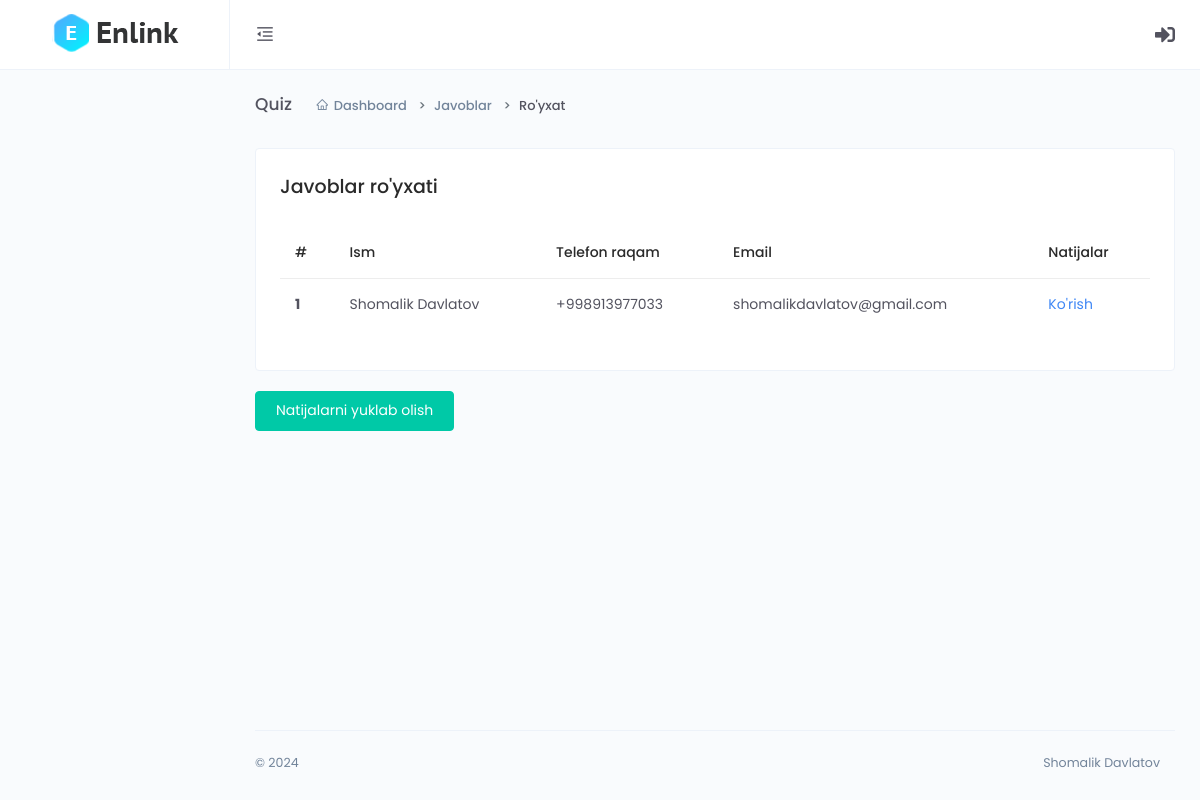
Page /dashboard/answer-list/qevwZksxVgtOrl9/ on the earlier database version.
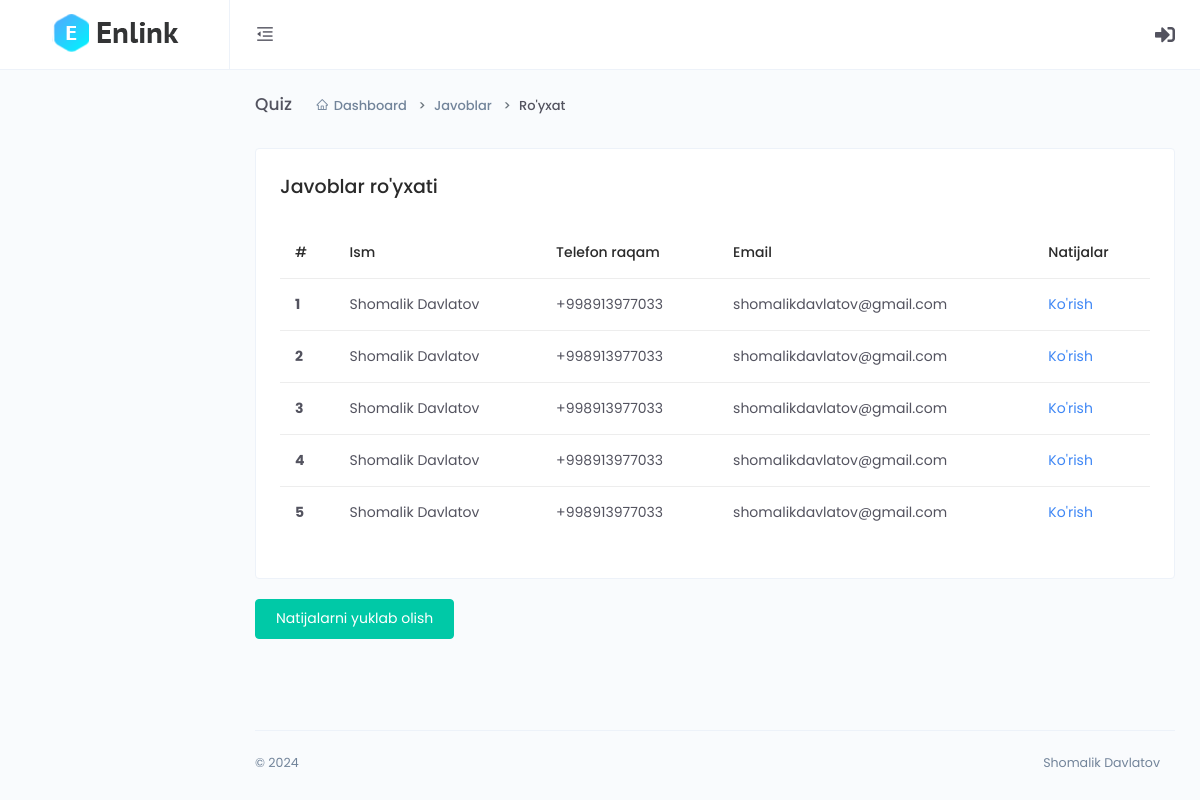
Same page on the later database version.
### main/models.py (models this page shows, shortened)
class CodeGenerate(models.Model):
    code = models.CharField(max_length=255, blank=True,unique=True)
    class Meta:
        abstract = True

class Answer(CodeGenerate):
    quiz = models.ForeignKey(Quiz, on_delete=models.CASCADE)
    user_name = models.CharField(max_length=255)
    phone = models.CharField(max_length=255, blank=True, null=True)
    email = models.EmailField(null=True, blank=True)

### dashboard/views.py (the view)
# urls.py: path('answer-list/<str:code>/', views.answer_list, name='answer_list'),
def answer_list(request, code):
    answers = models.Answer.objects.filter(quiz__code = code)
    context = {'answers':answers, 'code':code}
    return render(request, 'dashboard/answer/answer_list.html', context)

### templates/dashboard/answer/answer_list.html
{% extends 'dashboard/base.html' %}
{% block content %}
<div class="main-content">
    <div class="page-header">
        <h2 class="header-title">Quiz</h2>
        <div class="header-sub-title">
            <nav class="breadcrumb breadcrumb-dash">
                <a href="#" class="breadcrumb-item"><i class="anticon anticon-home m-r-5"></i>Dashboard</a>
                <a class="breadcrumb-item" href="#">Javoblar</a>
                <span class="breadcrumb-item active">Ro'yxat</span>
            </nav>
        </div>
    </div>
    <div class="card">
        <div class="card-body">
            <h4>Javoblar ro'yxati</h4>
            <div class="m-t-25">
                <div class="table-responsive">
                    <table class="table">
                        <thead>
                            <tr>
                                <th scope="col">#</th>
                                <th scope="col">Ism</th>
                                <th scope="col">Telefon raqam</th>
                                <th scope="col">Email</th>
                                <th scope="col">Natijalar</th>
                            </tr>
                        </thead>
                        <tbody>
                            {% for a in answers %}
                            <tr>
                                <th scope="row">{{forloop.counter}}</th>
                                <td>{{a.user_name}}</td>
                                <td>{{a.phone}}</td>
                                <td>{{a.email}}</td>
                                <td><a href="{% url 'dashboard:answer_detail' a.code %}">Ko'rish</a></td>
                            </tr>
                            {% endfor %}
                        </tbody>
                    </table>
                </div>
            </div>
        </div>
    </div>
    <a href="{% url 'dashboard:excel_download' code %}">
        <button class="btn btn-success m-r-5">Natijalarni yuklab olish</button>
    </a>
</div>
{% endblock %}

### templates/dashboard/base.html (shortened to what this page needs)
<!DOCTYPE html>
<html lang="en">
{% load static %}
<head>
    <link href="{% static 'vendors/bootstrap-datepicker/bootstrap-datepicker.min.css' %}" rel="stylesheet">
    <link href="{% static 'css/app.min.css' %}" rel="stylesheet">
</head>
<body>
    <div class="app">
        <div class="layout">
            <div class="header">
                <div class="logo logo-dark">
                    <a href="{% url 'dashboard:index' %}">
                        <img src="{% static 'images/logo/logo.png' %}" alt="Logo">
                    </a>
                </div>
                <div class="nav-wrap">
                    <ul class="nav-left">
                        <li class="desktop-toggle">
                            <a href="javascript:void(0);">
                                <i class="anticon"></i>
                            </a>
                        </li>
                    </ul>
                    {% if user.is_authenticated %}
                    <ul class="nav-right">
                        <li class="dropdown dropdown-animated scale-left">
                            <div class="pointer" data-toggle="dropdown">
                                <div class="avatar avatar-image  m-h-10 m-r-15">
                                    <img src="{% static 'images/avatars/thumb-3.jpg' %}"  alt="">
                                </div>
                            </div>
                            <div class="p-b-15 p-t-20 dropdown-menu pop-profile">
                                <div class="p-h-20 p-b-15 m-b-10 border-bottom">
                                    <div class="d-flex m-r-50">
                                        <div class="avatar avatar-lg avatar-image">
                                            <img src="{% static 'images/avatars/thumb-3.jpg' %}" alt="">
                                        </div>
                                        <div class="m-l-10">
                                            <p class="m-b-0 text-dark font-weight-semibold">{{user.username}}</p>
                                            <p class="m-b-0 opacity-07">Foydalanuvchi</p>
                                        </div>
                                    </div>
                                </div>
                                <a href="{% url 'auth:logout' %}" class="dropdown-item d-block p-h-15 p-v-10">
                                    <div class="d-flex align-items-center justify-content-between">
                                        <div>
                                            <i class="anticon opacity-04 font-size-16 anticon-logout"></i>
                                            <span class="m-l-10">Chiqish</span>
                                        </div>
                                        <i class="anticon font-size-10 anticon-right"></i>
                                    </div>
                                </a>
                            </div>
                        </li>
                    </ul>
                    {% else %}
                    <ul class="nav-right">
                        <li class="dropdown dropdown-animated scale-left">
                            <a href="{% url 'auth:login' %}">
                                <i class="fas fa-sign-in-alt"></i>
                            </a>
                        </li>
                    </ul>
                    {% endif %}
                </div>
            </div>
            <div class="page-container">
                {% block content %}
                {% endblock %}
                <footer class="footer">
                    <div class="footer-content">
                        <p class="m-b-0">© 2024</p>
                        <span>
                            <a href="https://t.me/zane361" class="text-gray m-r-15">Shomalik Davlatov</a>
                        </span>
                    </div>
                </footer>
            </div>
        </div>
    </div>
</body>
</html>

Differences in the rows shown:
added Answer: user_name "Shomalik Davlatov", phone "+998913977033", email "shomalikdavlatov@gmail.com"
added Answer: user_name "Shomalik Davlatov", phone "+998913977033", email "shomalikdavlatov@gmail.com"
added Answer: user_name "Shomalik Davlatov", phone "+998913977033", email "shomalikdavlatov@gmail.com"
added Answer: user_name "Shomalik Davlatov", phone "+998913977033", email "shomalikdavlatov@gmail.com"
